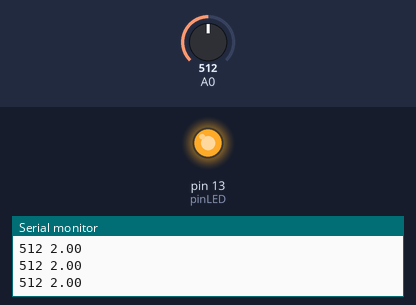
A sketch run on a simulated Arduino Uno, built with avr-gcc and run on an emulated ATmega328P. On the bench: output pins drawn as LEDs (lit = HIGH), the last lines printed to the serial monitor. Inputs (shaded band) come from the test bench; at power-on: A0 = 512.

Above: at 1.2 s.
1.3 s: A0 set to 491
At 2.1 s:
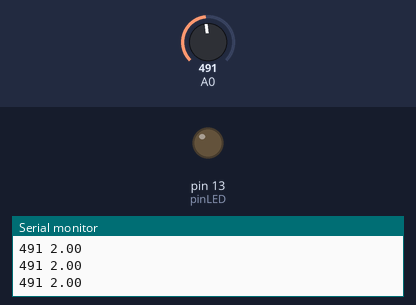
2.8 s: A0 set to 510
At 3.6 s:
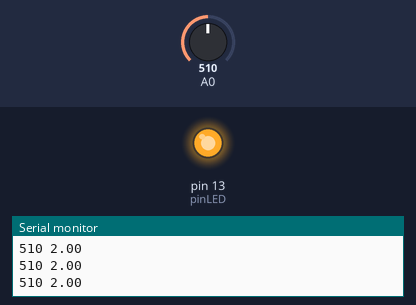
4.3 s: A0 set to 490
At 5.1 s:
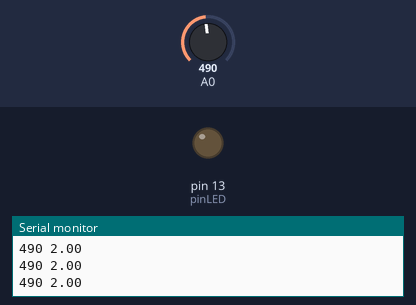
Timing chart, 0 to 7.3 s (numbered marks = the images above; inputs shaded):
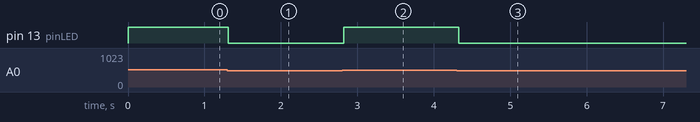

The sketch:

Ej4_Lectura_analogica.ino
```cpp
/*
  Curso básico de Arduino Módulo 1 -  Ejemplo 4: Lectura analógica
    Julián Andrés Castro
    Universidad Nacional de Colombia
    CEIMTUN -  RAS, IEEE

	Este código de ejemplo está en el dominio público.
    https://www.arduino.cc/en/Tutorial/HomePage

	-----------------------------
	Control ON/OFF potenciómetro
	-----------------------------
*/

int pinLED = 13;

void setup() {
  // put your setup code here, to run once:
  Serial.begin(9600);   // Inicia comunicación serial a 9600 baudios
  pinMode(pinLED, OUTPUT); // Configura el pin 13 como una salida
}

void loop() {
  // Guardar en una variable el valor de la lectura del puerto análogo
  int valor = analogRead(A0);
  double voltaje = valor * 5 / 1023;
  Serial.print(valor); // Imprime el valor por la consola serial
  Serial.print(" ");
  Serial.println(voltaje);

  // Si el valor es mayor o igual a 500
  if (valor >= 500) {
    digitalWrite(pinLED, HIGH); // Enciende el LED
  } // Si el valor es menor a 500
  else {
    digitalWrite(pinLED, LOW); // Apaga el LED
  }
  delay(100); // Retardo de 100ms para ver los datos de la consola
}
```

Measured:
- the behaviour switches between 500 and 499 on A0 (found by bisection; images 0 and 1)
- after the input at 1.3 s, pin 13 (pinLED): HIGH → LOW at once
- after the input at 2.8 s, pin 13 (pinLED): LOW → HIGH at once
- after the input at 4.3 s, pin 13 (pinLED): HIGH → LOW at once
